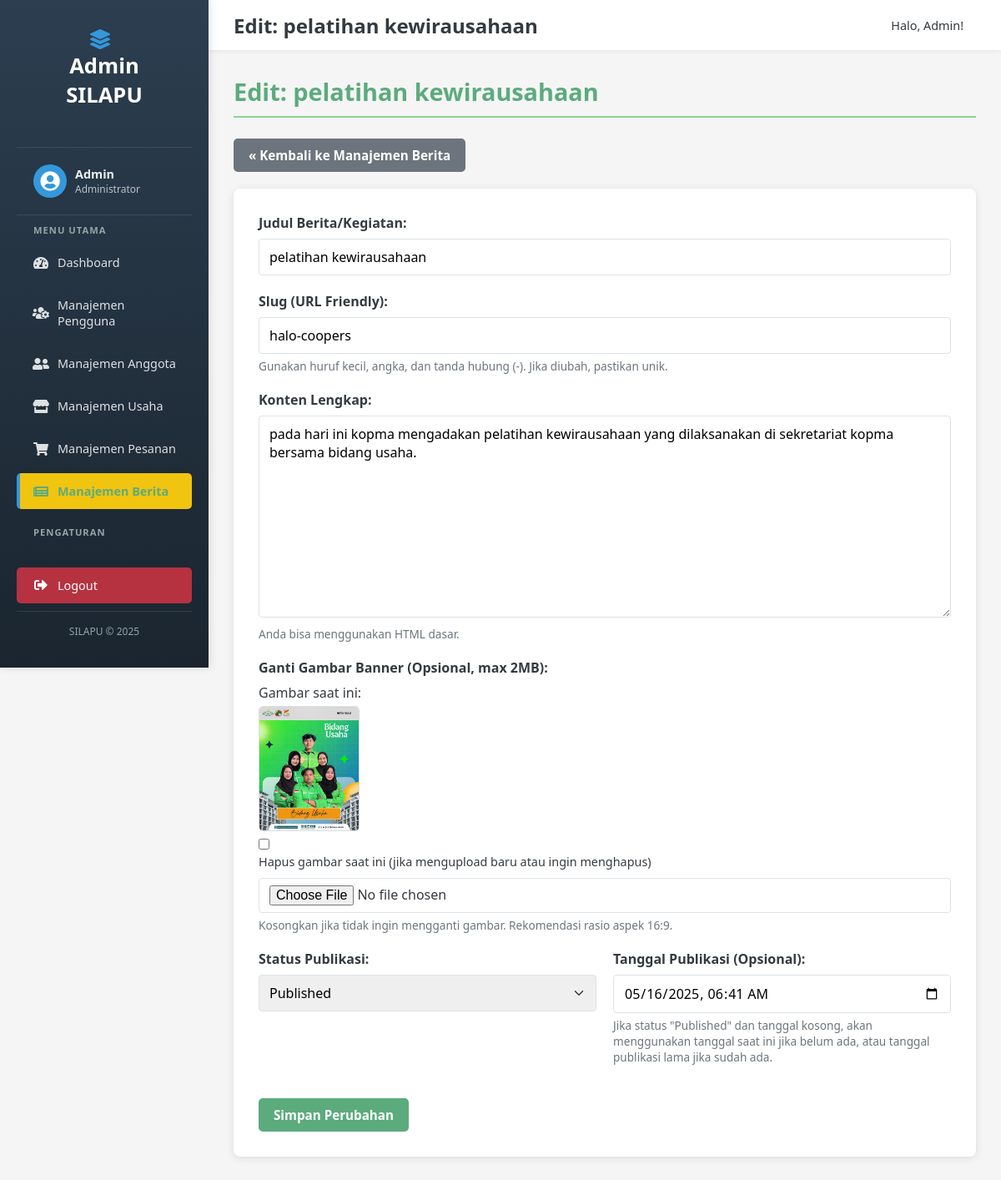
Screenshot of /admin/edit_berita.php?id=4 (signed in) with the database file from the repository.
### tables this page shows
CREATE TABLE `berita_kegiatan` (
  `id` int NOT NULL,
  `judul` varchar(255) NOT NULL,
  `slug` varchar(255) NOT NULL,
  `konten` text NOT NULL,
  `gambar_banner` varchar(255) DEFAULT NULL,
  `penulis_id` int DEFAULT NULL,
  `status` enum('published','draft','archived') NOT NULL DEFAULT 'draft',
  `tanggal_publikasi` datetime DEFAULT NULL,
  `tanggal_dibuat` timestamp NULL DEFAULT CURRENT_TIMESTAMP,
  `tanggal_diupdate` timestamp NULL DEFAULT CURRENT_TIMESTAMP ON UPDATE CURRENT_TIMESTAMP
);

### admin/edit_berita.php (the view, shortened to what this page needs)
<?php
$pathPrefix = '../';
$adminPathPrefix = '';
$pageTitle = "Edit Berita/Kegiatan";
$berita_id = intval($_GET['id']);
require $pathPrefix . 'config/db.php';
$berita_detail = null;
$stmt_berita = $conn->prepare("SELECT * FROM berita_kegiatan WHERE id = ?");
$stmt_berita->bind_param("i", $berita_id);
$stmt_berita->execute();
$result_berita = $stmt_berita->get_result();
if ($result_berita->num_rows === 1) {
    $berita_detail = $result_berita->fetch_assoc();
    $pageTitle = "Edit: " . htmlspecialchars($berita_detail['judul']);
} else {
    $_SESSION['berita_message'] = ['type' => 'error', 'text' => 'Berita/Kegiatan tidak ditemukan.'];
    header("Location: manajemen_berita.php");
    exit;
}
include $pathPrefix . 'includes/admin_header.php';
?>
<h2 class="section-title">
    <?php echo $pageTitle; ?>
</h2>
<a href="<?php echo $adminPathPrefix; ?>manajemen_berita.php" class="btn-admin btn-admin-secondary" style="margin-bottom: 20px;">
    « Kembali ke Manajemen Berita
</a>
<div style="background-color: var(--white); padding: 30px; border-radius: 8px; box-shadow: 0 2px 10px rgba(0,0,0,0.1);">
    <?php if ($berita_detail): ?>
    <form action="<?php echo $adminPathPrefix; ?>proses_berita.php" method="POST" enctype="multipart/form-data" class="admin-form">
        <div class="form-group">
            <label for="judul">Judul Berita/Kegiatan:</label>
            <input type="text" class="form-control" id="judul" name="judul" required
                   value="<?php echo htmlspecialchars($berita_detail['judul']); ?>">
        </div>
        <div class="form-group">
            <label for="slug">Slug (URL Friendly):</label>
            <input type="text" class="form-control" id="slug" name="slug"
                   value="<?php echo htmlspecialchars($berita_detail['slug']); ?>"
                   placeholder="Contoh: judul-berita-keren-banget">
            <small class="form-text">Gunakan huruf kecil, angka, dan tanda hubung (-). Jika diubah, pastikan unik.</small>
        </div>
        <div class="form-group">
            <label for="konten">Konten Lengkap:</label>
            <textarea class="form-control" id="konten" name="konten" rows="10" required><?php echo htmlspecialchars($berita_detail['konten']); ?></textarea>
            <small class="form-text">Anda bisa menggunakan HTML dasar.</small>
        </div>
        <div class="form-group">
            <label for="gambar_banner">Ganti Gambar Banner (Opsional, max 2MB):</label>
            <?php if ($berita_detail['gambar_banner']): ?>
                <p style="margin-bottom: 10px;">Gambar saat ini: <br>
                    <img src="<?php echo $pathPrefix . htmlspecialchars($berita_detail['gambar_banner']); ?>" alt="Banner Saat Ini" style="max-width: 200px; max-height: 150px; border-radius: 5px; border: 1px solid #ddd; margin-top:5px;">
                    <br><input type="checkbox" name="hapus_gambar_lama" value="1" id="hapus_gambar_lama"> <label for="hapus_gambar_lama" style="font-weight:normal; font-size:0.9rem;">Hapus gambar saat ini (jika mengupload baru atau ingin menghapus)</label>
                </p>
            <?php endif; ?>
            <input type="file" class="form-control" id="gambar_banner" name="gambar_banner" accept="image/jpeg, image/png, image/gif">
            <small class="form-text">Kosongkan jika tidak ingin mengganti gambar. Rekomendasi rasio aspek 16:9.</small>
        </div>
        <div style="display: grid; grid-template-columns: repeat(auto-fit, minmax(250px, 1fr)); gap: 20px;">
            <div class="form-group">
                <label for="status">Status Publikasi:</label>
                <select name="status" id="status" class="form-control">
                    <option value="published" <?php echo ($berita_detail['status'] == 'published') ? 'selected' : ''; ?>>Published</option>
                </select>
            </div>
            <div class="form-group">
                <label for="tanggal_publikasi">Tanggal Publikasi (Opsional):</label>
                <input type="datetime-local" class="form-control" id="tanggal_publikasi" name="tanggal_publikasi"
                       value="<?php echo $berita_detail['tanggal_publikasi'] ? date('Y-m-d\TH:i', strtotime($berita_detail['tanggal_publikasi'])) : ''; ?>">
                <small class="form-text">Jika status "Published" dan tanggal kosong, akan menggunakan tanggal saat ini jika belum ada, atau tanggal publikasi lama jika sudah ada.</small>
            </div>
        </div>
        <button type="submit" name="submit_berita" class="btn-admin btn-admin-primary" style="margin-top: 20px;">
            Simpan Perubahan
        </button>
    </form>
    <?php endif; ?>
</div>
<?php
include $pathPrefix . 'includes/admin_footer.php';
?>

### includes/admin_header.php (shortened to what this page needs)
<!DOCTYPE html>
<html lang="id">
<head>
    <link rel="stylesheet" href="<?php echo ($pathPrefix ?? '../'); ?>assets/css/admin_style.css">
     <link rel="stylesheet" href="https://cdnjs.cloudflare.com/ajax/libs/font-awesome/5.15.4/css/all.min.css">
</head>
<body class="admin-body"> <?php  ?>
    <?php
        include 'admin_sidebar.php';
    ?>
    <div class="main-content-area">
        <header class="admin-top-header">
            <h1 class="page-main-title"><?php echo $pageTitle ?? 'Dashboard Admin'; ?></h1>
            <?php if(isset($_SESSION['user_id']) && isset($_SESSION['username'])): ?>
            <div class="admin-user-info">
                <span>Halo, <?php echo htmlspecialchars($_SESSION['username']); ?>!</span>
            </div>
            <?php endif; ?>
        </header>
        <main class="page-content <?php  ?>">
            <div class="content-wrapper">

### assets/css/admin_style.css (style rules this page uses)
:root { --light-green: #8CD790; --dark-green: #5CAB7D; --red: #E74C3C; --yellow: #F1C40F; --white: #FFFFFF; --dark: #333333; --light-gray: #F5F5F5; --sidebar-width: 250px; --admin-header-height: 60px; --primary-blue: #007bff; --secondary-gray: #6c757d; --success-green: #28a745; --danger-red: #dc3545; --warning-yellow: #ffc107; --info-blue: #17a2b8; --text-dark: #343a40; --text-light: #f8f9fa; --border-color: #dee2e6; }
* { margin: 0; padding: 0; box-sizing: border-box; font-family: 'Segoe UI', Tahoma, Geneva, Verdana, sans-serif; }
body.admin-body { display: flex; min-height: 100vh; background-color: var(--light-gray); color: var(--text-dark); font-size: 16px; }
.main-content-area { margin-left: var(--sidebar-width); width: calc(100% - var(--sidebar-width)); display: flex; flex-direction: column; min-height: 100vh; }
.admin-top-header { background-color: var(--white); padding: 0 30px; box-shadow: 0 2px 5px rgba(0,0,0,0.05); height: var(--admin-header-height); display: flex; align-items: center; justify-content: space-between; position: sticky; top: 0; z-index: 999; }
.admin-top-header h1.page-main-title { color: var(--text-dark); font-size: 1.5rem; font-weight: 600; margin: 0; }
.admin-top-header .admin-user-info { display: flex; align-items: center; font-size: 0.9rem; }
.admin-top-header .admin-user-info span { margin-right: 15px; color: var(--text-dark); }
.page-content { padding: 30px; flex-grow: 1; background-color: var(--light-gray); }
.page-content .content-wrapper { position: relative; z-index: 1; }
.page-content .section-title { font-size: 1.8rem; margin-bottom: 25px; color: var(--dark-green); padding-bottom: 10px; border-bottom: 2px solid var(--light-green); text-shadow: none; }
.btn-admin { display: inline-block; padding: 10px 18px; border-radius: 5px; text-decoration: none; cursor: pointer; border: none; font-weight: 600; font-size: 0.95rem; transition: opacity 0.2s ease, transform 0.1s ease; text-align: center; }
.btn-admin-primary { background-color: var(--dark-green); color: white; }
.btn-admin-secondary { background-color: var(--secondary-gray); color: white; }
.admin-form .form-group { margin-bottom: 20px; }
.admin-form .form-group label { display: block; margin-bottom: 8px; font-weight: 600; color: var(--text-dark); }
.admin-form .form-control { width: 100%; padding: 10px 12px; border: 1px solid var(--border-color); border-radius: 4px; font-size: 1rem; box-sizing: border-box; transition: border-color 0.2s ease, box-shadow 0.2s ease; }
.admin-form textarea.form-control { resize: vertical; min-height: 100px; }
.admin-form select.form-control { appearance: none; background-repeat: no-repeat; background-position: right .75rem center; background-size: 16px 12px; padding-right: 2.5rem; }
.admin-form .form-control[type="file"] { padding: 8px 12px; }
.admin-form .form-control::placeholder { color: #6c757d; opacity: 1; }
.admin-form small.form-text { display: block; margin-top: 5px; color: var(--secondary-gray); font-size: 0.85rem; }

### rows the page displays
berita_kegiatan: judul "Edit: pelatihan kewirausahaan", judul "pelatihan kewirausahaan", slug "halo-coopers", konten "pada hari ini kopma mengadakan pelatihan kewirausahaan yang dilaksanakan di sekretariat kopma bersama bidang usaha.", gambar_banner (picture), status "Published", tanggal_publikasi "05/16/2025 06:41"

### other values shown
$_SESSION['username'] "Admin"
